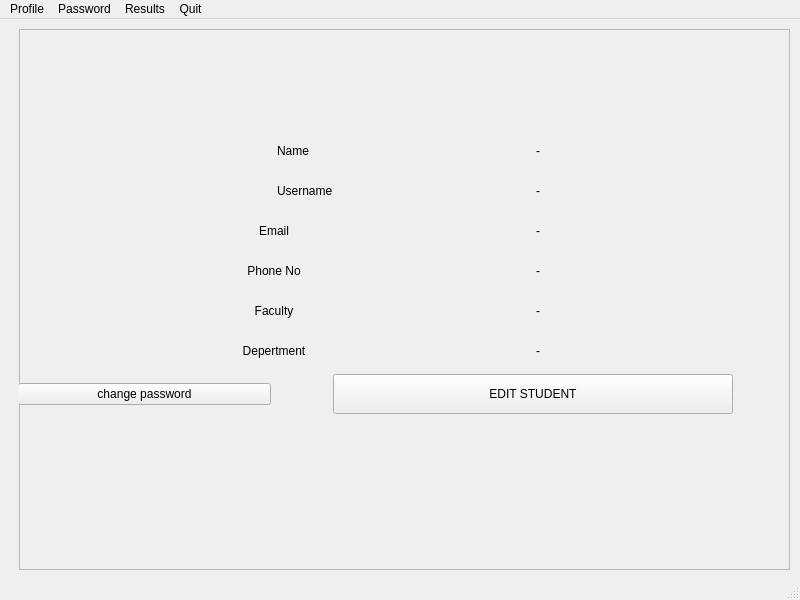
<?xml version="1.0" encoding="UTF-8"?>
<ui version="4.0">
 <class>MainWindow</class>
 <widget class="QMainWindow" name="MainWindow">
  <property name="geometry">
   <rect>
    <x>0</x>
    <y>0</y>
    <width>800</width>
    <height>600</height>
   </rect>
  </property>
  <property name="windowTitle">
   <string>MainWindow</string>
  </property>
  <widget class="QWidget" name="centralwidget">
   <widget class="QFrame" name="frame">
    <property name="geometry">
     <rect>
      <x>19</x>
      <y>10</y>
      <width>771</width>
      <height>541</height>
     </rect>
    </property>
    <property name="frameShape">
     <enum>QFrame::StyledPanel</enum>
    </property>
    <property name="frameShadow">
     <enum>QFrame::Raised</enum>
    </property>
    <widget class="QWidget" name="gridLayoutWidget">
     <property name="geometry">
      <rect>
       <x>-1</x>
       <y>-1</y>
       <width>771</width>
       <height>706</height>
      </rect>
     </property>
     <layout class="QGridLayout" name="gridLayout">
      <item row="9" column="0">
       <spacer name="verticalSpacer_2">
        <property name="orientation">
         <enum>Qt::Vertical</enum>
        </property>
        <property name="sizeType">
         <enum>QSizePolicy::Fixed</enum>
        </property>
        <property name="sizeHint" stdset="0">
         <size>
          <width>20</width>
          <height>320</height>
         </size>
        </property>
       </spacer>
      </item>
      <item row="9" column="1">
       <spacer name="verticalSpacer">
        <property name="orientation">
         <enum>Qt::Vertical</enum>
        </property>
        <property name="sizeType">
         <enum>QSizePolicy::Fixed</enum>
        </property>
        <property name="sizeHint" stdset="0">
         <size>
          <width>20</width>
          <height>320</height>
         </size>
        </property>
       </spacer>
      </item>
      <item row="6" column="0" colspan="2">
       <widget class="QLabel" name="label_6">
        <property name="text">
         <string>Faculty</string>
        </property>
        <property name="alignment">
         <set>Qt::AlignCenter</set>
        </property>
       </widget>
      </item>
      <item row="3" column="2">
       <widget class="QLabel" name="txtemail">
        <property name="text">
         <string>-</string>
        </property>
       </widget>
      </item>
      <item row="6" column="2">
       <widget class="QLabel" name="txtfaculty">
        <property name="text">
         <string>-</string>
        </property>
       </widget>
      </item>
      <item row="2" column="1">
       <widget class="QLabel" name="label_2">
        <property name="text">
         <string>Username</string>
        </property>
       </widget>
      </item>
      <item row="3" column="0" colspan="2">
       <widget class="QLabel" name="label_3">
        <property name="text">
         <string>Email</string>
        </property>
        <property name="alignment">
         <set>Qt::AlignCenter</set>
        </property>
       </widget>
      </item>
      <item row="5" column="2">
       <widget class="QLabel" name="txtphoneno">
        <property name="text">
         <string>-</string>
        </property>
       </widget>
      </item>
      <item row="5" column="0" colspan="2">
       <widget class="QLabel" name="label_5">
        <property name="text">
         <string>Phone No</string>
        </property>
        <property name="alignment">
         <set>Qt::AlignCenter</set>
        </property>
       </widget>
      </item>
      <item row="0" column="1">
       <spacer name="verticalSpacer_3">
        <property name="orientation">
         <enum>Qt::Vertical</enum>
        </property>
        <property name="sizeType">
         <enum>QSizePolicy::Fixed</enum>
        </property>
        <property name="sizeHint" stdset="0">
         <size>
          <width>20</width>
          <height>100</height>
         </size>
        </property>
       </spacer>
      </item>
      <item row="0" column="0" rowspan="3">
       <widget class="QLabel" name="label">
        <property name="text">
         <string/>
        </property>
        <property name="pixmap">
         <pixmap>../../../IdeaProjects/LEDGER APP/src/sample/Images/admin.png</pixmap>
        </property>
        <property name="scaledContents">
         <bool>false</bool>
        </property>
        <property name="alignment">
         <set>Qt::AlignCenter</set>
        </property>
       </widget>
      </item>
      <item row="7" column="0" colspan="2">
       <widget class="QLabel" name="label_10">
        <property name="text">
         <string>Depertment</string>
        </property>
        <property name="alignment">
         <set>Qt::AlignCenter</set>
        </property>
       </widget>
      </item>
      <item row="8" column="1" colspan="2">
       <layout class="QHBoxLayout" name="horizontalLayout_2">
        <item>
         <widget class="QPushButton" name="editbtn">
          <property name="minimumSize">
           <size>
            <width>100</width>
            <height>40</height>
           </size>
          </property>
          <property name="maximumSize">
           <size>
            <width>400</width>
            <height>16777215</height>
           </size>
          </property>
          <property name="text">
           <string>EDIT STUDENT</string>
          </property>
         </widget>
        </item>
       </layout>
      </item>
      <item row="1" column="1">
       <widget class="QLabel" name="label_11">
        <property name="text">
         <string>Name</string>
        </property>
       </widget>
      </item>
      <item row="2" column="2">
       <widget class="QLabel" name="txtusername">
        <property name="text">
         <string>-</string>
        </property>
       </widget>
      </item>
      <item row="1" column="2">
       <widget class="QLabel" name="txtname">
        <property name="text">
         <string>-</string>
        </property>
       </widget>
      </item>
      <item row="7" column="2">
       <widget class="QLabel" name="txtdepartment">
        <property name="text">
         <string>-</string>
        </property>
       </widget>
      </item>
      <item row="8" column="0">
       <widget class="QPushButton" name="btnchange">
        <property name="text">
         <string>change password</string>
        </property>
       </widget>
      </item>
     </layout>
    </widget>
   </widget>
  </widget>
  <widget class="QMenuBar" name="menubar">
   <property name="geometry">
    <rect>
     <x>0</x>
     <y>0</y>
     <width>800</width>
     <height>21</height>
    </rect>
   </property>
   <widget class="QMenu" name="menuProfile">
    <property name="title">
     <string>Profile</string>
    </property>
   </widget>
   <widget class="QMenu" name="menuPassword">
    <property name="title">
     <string>Password</string>
    </property>
    <addaction name="changepassword"/>
   </widget>
   <widget class="QMenu" name="menuResults">
    <property name="title">
     <string>Results</string>
    </property>
   </widget>
   <widget class="QMenu" name="menuQuuit">
    <property name="title">
     <string>Quit</string>
    </property>
   </widget>
   <addaction name="menuProfile"/>
   <addaction name="menuPassword"/>
   <addaction name="menuResults"/>
   <addaction name="menuQuuit"/>
  </widget>
  <widget class="QStatusBar" name="statusbar"/>
  <action name="changepassword">
   <property name="text">
    <string>changepassword</string>
   </property>
  </action>
 </widget>
 <resources/>
 <connections/>
</ui>
